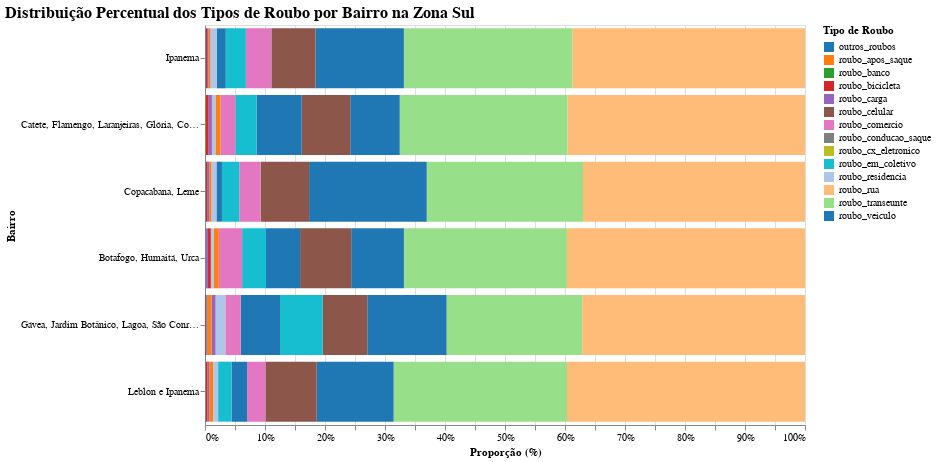

Here is the notebook cell this chart was saved with:
### Code cell
# Ajustando o DataFrame para incluir todos os tipos de roubo
df_roubos = df_zona_sul.melt(
    id_vars=["bairro"], 
    value_vars=[
        "roubo_veiculo", "roubo_transeunte", "roubo_celular", "roubo_bicicleta",
        "roubo_em_coletivo", "roubo_carga", "roubo_residencia", "roubo_comercio",
        "roubo_apos_saque", "roubo_cx_eletronico", "roubo_conducao_saque", 
        "roubo_banco", "outros_roubos", "roubo_rua"
    ], 
    var_name="tipo_roubo", 
    value_name="quantidade"
)

# Agrupando e calculando percentuais por bairro
df_percentuais = (
    df_roubos.groupby(["bairro", "tipo_roubo"])["quantidade"]
    .sum()
    .reset_index()
)
df_percentuais["percentual"] = (
    df_percentuais.groupby("bairro")["quantidade"]
    .transform(lambda x: (x / x.sum()) * 100)
)

# Ordenando os tipos de roubo dentro de cada bairro pelo percentual
df_percentuais = df_percentuais.sort_values(by=["bairro", "percentual"], ascending=[True, False])

# Criando o gráfico de barras segmentadas com cores personalizadas
grafico = alt.Chart(df_percentuais).mark_bar().encode(
    x=alt.X("percentual:Q", stack="normalize", title="Proporção (%)"),
    y=alt.Y("bairro:N", sort="-x", title="Bairro"),
    color=alt.Color(
        "tipo_roubo:N", 
        title="Tipo de Roubo", 
        scale=alt.Scale(
            range=[
                "#1f77b4", "#ff7f0e", "#2ca02c", "#d62728",
                "#9467bd", "#8c564b", "#e377c2", "#7f7f7f",
                "#bcbd22", "#17becf", "#aec7e8", "#ffbb78", "#98df8a"
            ]
        )
    ),
    order=alt.Order("percentual:Q", sort="ascending"),  # Ordenação dos segmentos
    tooltip=["bairro:N", "tipo_roubo:N", "quantidade:Q", "percentual:Q"]
).properties(
    title="Distribuição Percentual dos Tipos de Roubo por Bairro na Zona Sul",
    width=600,
    height=400
).configure_title(
    fontSize=16,
    anchor="start"
)

grafico.show()

### Figure 1 — Vega-Lite specification as saved in the notebook (floating-point values rounded to 4 significant figures)
{"config": {"view": {"continuousWidth": 300, "continuousHeight": 300}, "title": {"anchor": "start", "fontSize": 16}}, "data": {"name": "data-7eb5cb95a02139990122751527700d0e"}, "mark": {"type": "bar"}, "encoding": {"color": {"field": "tipo_roubo", "scale": {"range": ["#1f77b4", "#ff7f0e", "#2ca02c", "#d62728", "#9467bd", "#8c564b", "#e377c2", "#7f7f7f", "#bcbd22", "#17becf", "#aec7e8", "#ffbb78", "#98df8a"]}, "title": "Tipo de Roubo", "type": "nominal"}, "order": {"field": "percentual", "sort": "ascending", "type": "quantitative"}, "tooltip": [{"field": "bairro", "type": "nominal"}, {"field": "tipo_roubo", "type": "nominal"}, {"field": "quantidade", "type": "quantitative"}, {"field": "percentual", "type": "quantitative"}], "x": {"field": "percentual", "stack": "normalize", "title": "Proporção (%)", "type": "quantitative"}, "y": {"field": "bairro", "sort": "-x", "title": "Bairro", "type": "nominal"}}, "height": 400, "title": "Distribuição Percentual dos Tipos de Roubo por Bairro na Zona Sul", "width": 600, "$schema": "https://vega.github.io/schema/vega-lite/v5.20.1.json", "datasets": {"data-7eb5cb95a02139990122751527700d0e": [{"bairro": "Botafogo, Humaitá, Urca", "tipo_roubo": "roubo_rua", "quantidade": 19390.0, "percentual": 39.68}, {"bairro": "Botafogo, Humaitá, Urca", "tipo_roubo": "roubo_transeunte", "quantidade": 13280.0, "percentual": 27.17}, {"bairro": "Botafogo, Humaitá, Urca", "tipo_roubo": "outros_roubos", "quantidade": 4291.0, "percentual": 8.781}, {"bairro": "Botafogo, Humaitá, Urca", "tipo_roubo": "roubo_celular", "quantidade": 4165.0, "percentual": 8.523}, {"bairro": "Botafogo, Humaitá, Urca", "tipo_roubo": "roubo_veiculo", "quantidade": 2775.0, "percentual": 5.679}, {"bairro": "Botafogo, Humaitá, Urca", "tipo_roubo": "roubo_em_coletivo", "quantidade": 1945.0, "percentual": 3.98}, {"bairro": "Botafogo, Humaitá, Urca", "tipo_roubo": "roubo_comercio", "quantidade": 1898.0, "percentual": 3.884}, {"bairro": "Botafogo, Humaitá, Urca", "tipo_roubo": "roubo_apos_saque", "quantidade": 410.0, "percentual": 0.839}, {"bairro": "Botafogo, Humaitá, Urca", "tipo_roubo": "roubo_residencia", "quantidade": 243.0, "percentual": 0.4973}, {"bairro": "Botafogo, Humaitá, Urca", "tipo_roubo": "roubo_bicicleta", "quantidade": 231.0, "percentual": 0.4727}, {"bairro": "Botafogo, Humaitá, Urca", "tipo_roubo": "roubo_carga", "quantidade": 191.0, "percentual": 0.3909}, {"bairro": "Botafogo, Humaitá, Urca", "tipo_roubo": "roubo_conducao_saque", "quantidade": 34.0, "percentual": 0.06958}, {"bairro": "Botafogo, Humaitá, Urca", "tipo_roubo": "roubo_banco", "quantidade": 8.0, "percentual": 0.01637}, {"bairro": "Botafogo, Humaitá, Urca", "tipo_roubo": "roubo_cx_eletronico", "quantidade": 8.0, "percentual": 0.01637}, {"bairro": "Catete, Flamengo, Laranjeiras, Glória, Cosme Velho", "tipo_roubo": "roubo_rua", "quantidade": 23400.0, "percentual": 39.58}, {"bairro": "Catete, Flamengo, Laranjeiras, Glória, Cosme Velho", "tipo_roubo": "roubo_transeunte", "quantidade": 16530.0, "percentual": 27.96}, {"bairro": "Catete, Flamengo, Laranjeiras, Glória, Cosme Velho", "tipo_roubo": "outros_roubos", "quantidade": 4875.0, "percentual": 8.246}, {"bairro": "Catete, Flamengo, Laranjeiras, Glória, Cosme Velho", "tipo_roubo": "roubo_celular", "quantidade": 4781.0, "percentual": 8.087}, {"bairro": "Catete, Flamengo, Laranjeiras, Glória, Cosme Velho", "tipo_roubo": "roubo_veiculo", "quantidade": 4456.0, "percentual": 7.537}, {"bairro": "Catete, Flamengo, Laranjeiras, Glória, Cosme Velho", "tipo_roubo": "roubo_em_coletivo", "quantidade": 2088.0, "percentual": 3.532}, {"bairro": "Catete, Flamengo, Laranjeiras, Glória, Cosme Velho", "tipo_roubo": "roubo_comercio", "quantidade": 1466.0, "percentual": 2.48}, {"bairro": "Catete, Flamengo, Laranjeiras, Glória, Cosme Velho", "tipo_roubo": "roubo_apos_saque", "quantidade": 495.0, "percentual": 0.8373}, {"bairro": "Catete, Flamengo, Laranjeiras, Glória, Cosme Velho", "tipo_roubo": "roubo_residencia", "quantidade": 348.0, "percentual": 0.5886}, {"bairro": "Catete, Flamengo, Laranjeiras, Glória, Cosme Velho", "tipo_roubo": "roubo_carga", "quantidade": 331.0, "percentual": 0.5599}, {"bairro": "Catete, Flamengo, Laranjeiras, Glória, Cosme Velho", "tipo_roubo": "roubo_bicicleta", "quantidade": 270.0, "percentual": 0.4567}, {"bairro": "Catete, Flamengo, Laranjeiras, Glória, Cosme Velho", "tipo_roubo": "roubo_cx_eletronico", "quantidade": 37.0, "percentual": 0.06258}, {"bairro": "Catete, Flamengo, Laranjeiras, Glória, Cosme Velho", "tipo_roubo": "roubo_conducao_saque", "quantidade": 26.0, "percentual": 0.04398}, {"bairro": "Catete, Flamengo, Laranjeiras, Glória, Cosme Velho", "tipo_roubo": "roubo_banco", "quantidade": 14.0, "percentual": 0.02368}, {"bairro": "Copacabana, Leme", "tipo_roubo": "roubo_rua", "quantidade": 12580.0, "percentual": 37.0}, {"bairro": "Copacabana, Leme", "tipo_roubo": "roubo_transeunte", "quantidade": 8854.0, "percentual": 26.04}, {"bairro": "Copacabana, Leme", "tipo_roubo": "outros_roubos", "quantidade": 6665.0, "percentual": 19.6}, {"bairro": "Copacabana, Leme", "tipo_roubo": "roubo_celular", "quantidade": 2743.0, "percentual": 8.068}, {"bairro": "Copacabana, Leme", "tipo_roubo": "roubo_comercio", "quantidade": 1213.0, "percentual": 3.568}, {"bairro": "Copacabana, Leme", "tipo_roubo": "roubo_em_coletivo", "quantidade": 984.0, "percentual": 2.894}, {"bairro": "Copacabana, Leme", "tipo_roubo": "roubo_veiculo", "quantidade": 311.0, "percentual": 0.9147}, {"bairro": "Copacabana, Leme", "tipo_roubo": "roubo_residencia", "quantidade": 283.0, "percentual": 0.8324}, {"bairro": "Copacabana, Leme", "tipo_roubo": "roubo_apos_saque", "quantidade": 126.0, "percentual": 0.3706}, {"bairro": "Copacabana, Leme", "tipo_roubo": "roubo_carga", "quantidade": 121.0, "percentual": 0.3559}, {"bairro": "Copacabana, Leme", "tipo_roubo": "roubo_bicicleta", "quantidade": 80.0, "percentual": 0.2353}, {"bairro": "Copacabana, Leme", "tipo_roubo": "roubo_conducao_saque", "quantidade": 20.0, "percentual": 0.05882}, {"bairro": "Copacabana, Leme", "tipo_roubo": "roubo_cx_eletronico", "quantidade": 13.0, "percentual": 0.03824}, {"bairro": "Copacabana, Leme", "tipo_roubo": "roubo_banco", "quantidade": 6.0, "percentual": 0.01765}, {"bairro": "Gávea, Jardim Botânico, Lagoa, São Conrado", "tipo_roubo": "roubo_rua", "quantidade": 6814.0, "percentual": 37.14}, {"bairro": "Gávea, Jardim Botânico, Lagoa, São Conrado", "tipo_roubo": "roubo_transeunte", "quantidade": 4146.0, "percentual": 22.6}, {"bairro": "Gávea, Jardim Botânico, Lagoa, São Conrado", "tipo_roubo": "outros_roubos", "quantidade": 2427.0, "percentual": 13.23}, {"bairro": "Gávea, Jardim Botânico, Lagoa, São Conrado", "tipo_roubo": "roubo_celular", "quantidade": 1361.0, "percentual": 7.417}, {"bairro": "Gávea, Jardim Botânico, Lagoa, São Conrado", "tipo_roubo": "roubo_em_coletivo", "quantidade": 1307.0, "percentual": 7.123}, {"bairro": "Gávea, Jardim Botânico, Lagoa, São Conrado", "tipo_roubo": "roubo_veiculo", "quantidade": 1201.0, "percentual": 6.545}, {"bairro": "Gávea, Jardim Botânico, Lagoa, São Conrado", "tipo_roubo": "roubo_comercio", "quantidade": 472.0, "percentual": 2.572}, {"bairro": "Gávea, Jardim Botânico, Lagoa, São Conrado", "tipo_roubo": "roubo_residencia", "quantidade": 298.0, "percentual": 1.624}, {"bairro": "Gávea, Jardim Botânico, Lagoa, São Conrado", "tipo_roubo": "roubo_carga", "quantidade": 125.0, "percentual": 0.6812}, {"bairro": "Gávea, Jardim Botânico, Lagoa, São Conrado", "tipo_roubo": "roubo_apos_saque", "quantidade": 114.0, "percentual": 0.6213}, {"bairro": "Gávea, Jardim Botânico, Lagoa, São Conrado", "tipo_roubo": "roubo_conducao_saque", "quantidade": 43.0, "percentual": 0.2343}, {"bairro": "Gávea, Jardim Botânico, Lagoa, São Conrado", "tipo_roubo": "roubo_bicicleta", "quantidade": 37.0, "percentual": 0.2016}, {"bairro": "Gávea, Jardim Botânico, Lagoa, São Conrado", "tipo_roubo": "roubo_banco", "quantidade": 2.0, "percentual": 0.0109}, {"bairro": "Gávea, Jardim Botânico, Lagoa, São Conrado", "tipo_roubo": "roubo_cx_eletronico", "quantidade": 2.0, "percentual": 0.0109}, {"bairro": "Ipanema", "tipo_roubo": "roubo_rua", "quantidade": 8144.0, "percentual": 38.79}, {"bairro": "Ipanema", "tipo_roubo": "roubo_transeunte", "quantidade": 5893.0, "percentual": 28.07}, {"bairro": "Ipanema", "tipo_roubo": "outros_roubos", "quantidade": 3091.0, "percentual": 14.72}, {"bairro": "Ipanema", "tipo_roubo": "roubo_celular", "quantidade": 1547.0, "percentual": 7.368}, {"bairro": "Ipanema", "tipo_roubo": "roubo_comercio", "quantidade": 891.0, "percentual": 4.243}, {"bairro": "Ipanema", "tipo_roubo": "roubo_em_coletivo", "quantidade": 704.0, "percentual": 3.353}, {"bairro": "Ipanema", "tipo_roubo": "roubo_veiculo", "quantidade": 309.0, "percentual": 1.472}, {"bairro": "Ipanema", "tipo_roubo": "roubo_residencia", "quantidade": 224.0, "percentual": 1.067}, {"bairro": "Ipanema", "tipo_roubo": "roubo_apos_saque", "quantidade": 68.0, "percentual": 0.3239}, {"bairro": "Ipanema", "tipo_roubo": "roubo_carga", "quantidade": 54.0, "percentual": 0.2572}, {"bairro": "Ipanema", "tipo_roubo": "roubo_bicicleta", "quantidade": 44.0, "percentual": 0.2096}, {"bairro": "Ipanema", "tipo_roubo": "roubo_conducao_saque", "quantidade": 15.0, "percentual": 0.07144}, {"bairro": "Ipanema", "tipo_roubo": "roubo_cx_eletronico", "quantidade": 7.0, "percentual": 0.03334}, {"bairro": "Ipanema", "tipo_roubo": "roubo_banco", "quantidade": 6.0, "percentual": 0.02858}, {"bairro": "Leblon e Ipanema", "tipo_roubo": "roubo_rua", "quantidade": 15840.0, "percentual": 39.67}, {"bairro": "Leblon e Ipanema", "tipo_roubo": "roubo_transeunte", "quantidade": 11540.0, "percentual": 28.89}, {"bairro": "Leblon e Ipanema", "tipo_roubo": "outros_roubos", "quantidade": 5122.0, "percentual": 12.82}, {"bairro": "Leblon e Ipanema", "tipo_roubo": "roubo_celular", "quantidade": 3411.0, "percentual": 8.541}, {"bairro": "Leblon e Ipanema", "tipo_roubo": "roubo_comercio", "quantidade": 1219.0, "percentual": 3.052}, {"bairro": "Leblon e Ipanema", "tipo_roubo": "roubo_veiculo", "quantidade": 1038.0, "percentual": 2.599}, {"bairro": "Leblon e Ipanema", "tipo_roubo": "roubo_em_coletivo", "quantidade": 895.0, "percentual": 2.241}, {"bairro": "Leblon e Ipanema", "tipo_roubo": "roubo_residencia", "quantidade": 333.0, "percentual": 0.8338}, {"bairro": "Leblon e Ipanema", "tipo_roubo": "roubo_apos_saque", "quantidade": 261.0, "percentual": 0.6535}, {"bairro": "Leblon e Ipanema", "tipo_roubo": "roubo_carga", "quantidade": 116.0, "percentual": 0.2904}, {"bairro": "Leblon e Ipanema", "tipo_roubo": "roubo_bicicleta", "quantidade": 100.0, "percentual": 0.2504}, {"bairro": "Leblon e Ipanema", "tipo_roubo": "roubo_conducao_saque", "quantidade": 48.0, "percentual": 0.1202}, {"bairro": "Leblon e Ipanema", "tipo_roubo": "roubo_cx_eletronico", "quantidade": 10.0, "percentual": 0.02504}, {"bairro": "Leblon e Ipanema", "tipo_roubo": "roubo_banco", "quantidade": 4.0, "percentual": 0.01002}]}}
